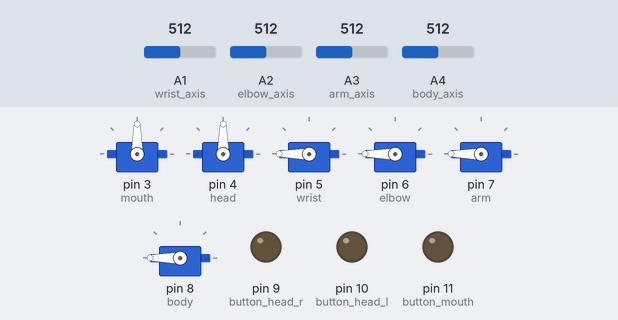
Bench run of a sketch on a simulated Arduino Uno, built with avr-gcc and run on an emulated ATmega328P. Parts: 6 × servo, output pins drawn as LEDs (lit = HIGH). The test bench sets the inputs (shaded band); at power-on: A1 (wrist_axis) = 512, A2 (elbow_axis) = 512, A3 (arm_axis) = 512, A4 (body_axis) = 512.

Above: at 1.2 s.
1.3 s: A1 (wrist_axis) set to 606
2.8 s: A1 (wrist_axis) set to 635
At 3.6 s:
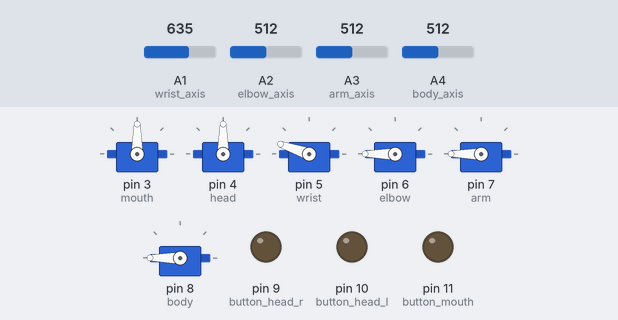
5.8 s: A2 (elbow_axis) set to 608
At 6.5 s:
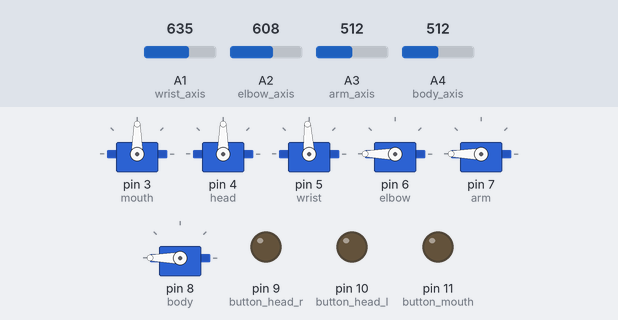
8.8 s: A2 (elbow_axis) set to 639
At 9.22 s:
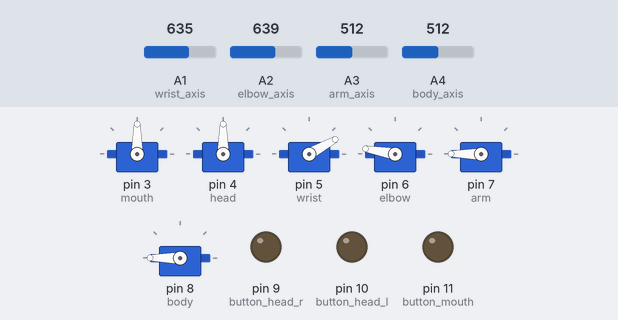
11.8 s: A3 (arm_axis) set to 607
14.8 s: A3 (arm_axis) set to 633
At 15.22 s:
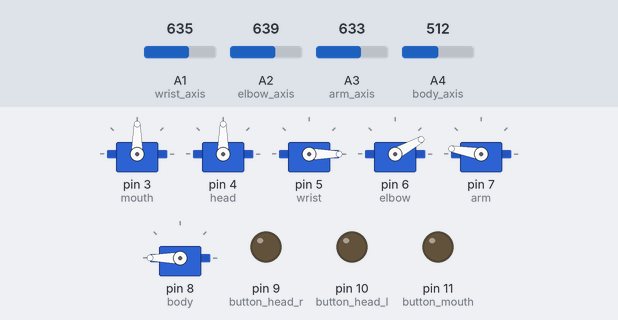
Timing chart, 0 to 20.6 s (numbered marks = the images above; inputs shaded):
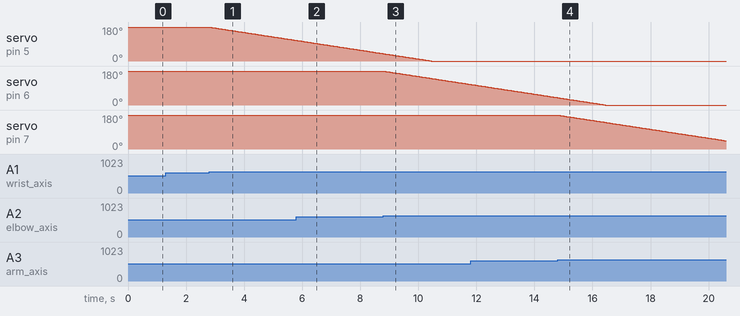

Measured:
- the behaviour switches between 621 and 622 on A1 (wrist_axis) (found by bisection; images 0 and 1)
- the behaviour switches between 621 and 622 on A2 (elbow_axis) (found by bisection; images 2 and 3)
- the behaviour switches between 621 and 622 on A3 (arm_axis) (found by bisection; images 3 and 4)
- after the input at 1.3 s, every drawn part: stays the same
- after the input at 2.8 s, servo on pin 5 (wrist): moves from 180° to 109° over 3.0 s, starting at once
- after the input at 8.8 s, servo on pin 6 (elbow): moves from 180° to 109° over 3.0 s, starting at once
- after the input at 14.8 s, servo on pin 7 (arm): moves from 180° to 44° over 5.8 s, starting at once

The sketch:

Robot_Arm.ino
```cpp
#include <Servo.h>

#define wrist_axis A1
#define elbow_axis A2
#define arm_axis   A3
#define body_axis  A4

#define button_head_r  9
#define button_head_l 10
#define button_mouth  11

Servo mouth;
Servo head;
Servo wrist;
Servo elbow;
Servo arm;
Servo body;

int mouth_value;
int head_value_r;
int head_value_l;
int wrist_value;
int elbow_value;
int arm_value;
int body_value;

int wrist_1 = 20000;
int elbow_1 = 20000;
int arm_1   = 20000;
int body_1  = 20000;

int head_angle;
int wrist_angle;
int elbow_angle;
int arm_angle;
int body_angle;

void setup() {
  mouth.attach(3);
  head.attach(4);
  wrist.attach(5);
  elbow.attach(6);
  arm.attach(7);
  body.attach(8);
  pinMode(button_head_r,OUTPUT);
  pinMode(button_head_l,OUTPUT);
  pinMode(button_mouth,OUTPUT);
  Serial.begin(9600);
}

void loop() {
  wrist_value=analogRead(wrist_axis);
  elbow_value=analogRead(elbow_axis);
  arm_value=analogRead(arm_axis);
  body_value=analogRead(body_axis);
  head_value_r=digitalRead(button_head_r);
  head_value_l=digitalRead(button_head_l);
  mouth_value=digitalRead(button_mouth);

  wrist_value=map(wrist_value,0,1023,1,29);
  elbow_value=map(elbow_value,0,1023,1,29);
  arm_value=map(arm_value,0,1023,1,29);
  body_value=map(body_value,0,1023,1,29);

  if(wrist_value>=13&&wrist_value<=17) {
    wrist_value=15;
  }
  if(elbow_value>=13&&elbow_value<=17) {
    elbow_value=15;
  }
  if(arm_value>=13&&arm_value<=17) {
    arm_value=15;
  }
  if(body_value>=13&&body_value<=17) {
    body_value=15;
  }

  wrist_1 = wrist_1 - (wrist_value-15);
  elbow_1 = elbow_1 - (elbow_value-15);
  arm_1 = arm_1 - (arm_value-15);
  body_1 = body_1 - (body_value-15);

  if(wrist_1<1) wrist_1 = 1;
  if(wrist_1>20000) wrist_1 = 20000;
  if(elbow_1<1) elbow_1 = 1;
  if(elbow_1>20000) elbow_1 = 20000;
  if(arm_1<1) arm_1 = 1;
  if(arm_1>20000) arm_1 = 20000;
  if(body_1<1) body_1 = 1;
  if(body_1>20000) body_1 = 20000;

  wrist_angle = map(wrist_1,0,20000,0,180);
  elbow_angle = map(elbow_1,0,20000,0,180);
  arm_angle = map(arm_1,0,20000,0,180);
  body_angle = map(body_1,0,20000,0,180);

  wrist.write(wrist_angle);
  elbow.write(elbow_angle);
  arm.write(arm_angle);
  body.write(body_angle);

  if(head_value_r) {
    head.write(head_angle);
    head_angle++;
    if(head_angle>180)
      head_angle=180;
  }
  if(head_value_l) {
    head.write(head_angle);
    head_angle--;
    if(head_angle<1)
      head_angle=1;
  }
  if(mouth_value) {
    mouth.write(140);
    delay(1000);
    mouth.write(30);
  }
}
```
